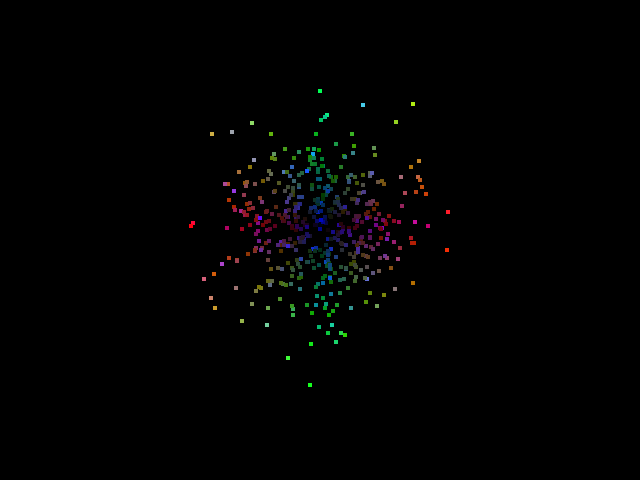

Recreate this plot in Python.
#!/usr/bin/env python

# Generate and visualize a random 3D point cloud using vtkMath.

# Factory overrides: importing these modules registers the OpenGL rendering
# and interaction style implementations for vtkRenderingCore factory classes.
import vtkmodules.vtkInteractionStyle  # noqa: F401
import vtkmodules.vtkRenderingOpenGL2  # noqa: F401

# VTK pipeline classes used in this example
from vtkmodules.vtkCommonCore import (
    vtkMath,
    vtkPoints,
    vtkUnsignedCharArray,
)
from vtkmodules.vtkCommonDataModel import (
    vtkCellArray,
    vtkPolyData,
)
from vtkmodules.vtkRenderingCore import (
    vtkActor,
    vtkPolyDataMapper,
    vtkRenderWindow,
    vtkRenderWindowInteractor,
    vtkRenderer,
)

# Colors (normalized RGB)
black_rgb = (0.0, 0.0, 0.0)

# Parameters
num_points = 500
seed = 42

# RandomPointCloud: generate random points using vtkMath.
# vtkMath.Random() returns a uniform random number in [min, max].
# vtkMath.Gaussian() returns a Gaussian-distributed random number.
vtkMath.RandomSeed(seed)

points = vtkPoints()
point_colors = vtkUnsignedCharArray()
point_colors.SetNumberOfComponents(3)
point_colors.SetName("Colors")

vertices = vtkCellArray()

for i in range(num_points):
    x = vtkMath.Gaussian(0.0, 1.0)
    y = vtkMath.Gaussian(0.0, 1.0)
    z = vtkMath.Gaussian(0.0, 1.0)
    pid = points.InsertNextPoint(x, y, z)
    vertices.InsertNextCell(1)
    vertices.InsertCellPoint(pid)

    r = int(255 * abs(x) / 3.0)
    g = int(255 * abs(y) / 3.0)
    b = int(255 * abs(z) / 3.0)
    r = min(r, 255)
    g = min(g, 255)
    b = min(b, 255)
    point_colors.InsertNextTuple3(r, g, b)

point_cloud = vtkPolyData()
point_cloud.SetPoints(points)
point_cloud.SetVerts(vertices)
point_cloud.GetPointData().SetScalars(point_colors)

# Mapper: map point cloud to graphics primitives
mapper = vtkPolyDataMapper()
mapper.SetInputData(point_cloud)

# Actor: display the point cloud
actor = vtkActor()
actor.SetMapper(mapper)
actor.GetProperty().SetPointSize(4)

# Renderer: assemble the scene
renderer = vtkRenderer()
renderer.AddActor(actor)
renderer.SetBackground(black_rgb)
renderer.ResetCamera()

# Window: display the rendered scene
render_window = vtkRenderWindow()
render_window.AddRenderer(renderer)
render_window.SetWindowName("random pointcloud")
render_window.SetMultiSamples(0)
render_window.SetSize(640, 480)

# Interactor: handle mouse and keyboard events
render_window_interactor = vtkRenderWindowInteractor()
render_window_interactor.SetRenderWindow(render_window)

# Launch the interactive visualization
render_window_interactor.Initialize()
render_window_interactor.Start()
